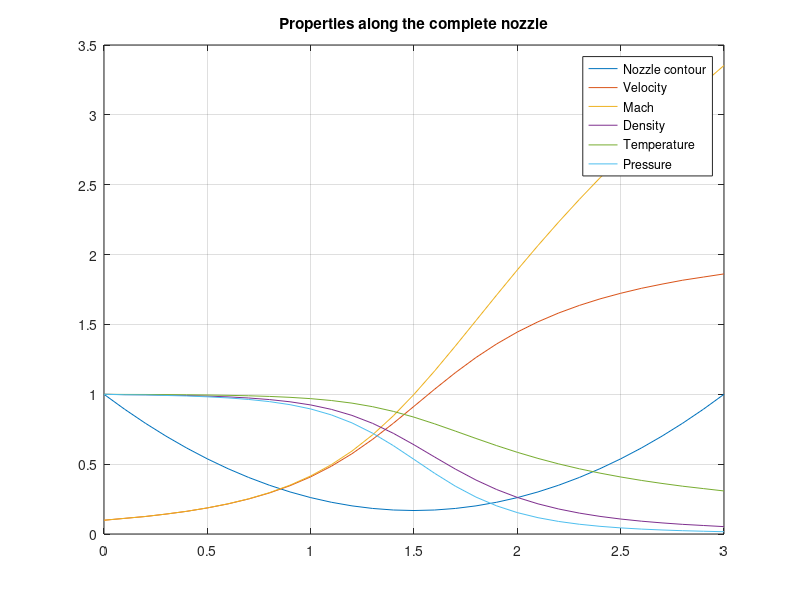
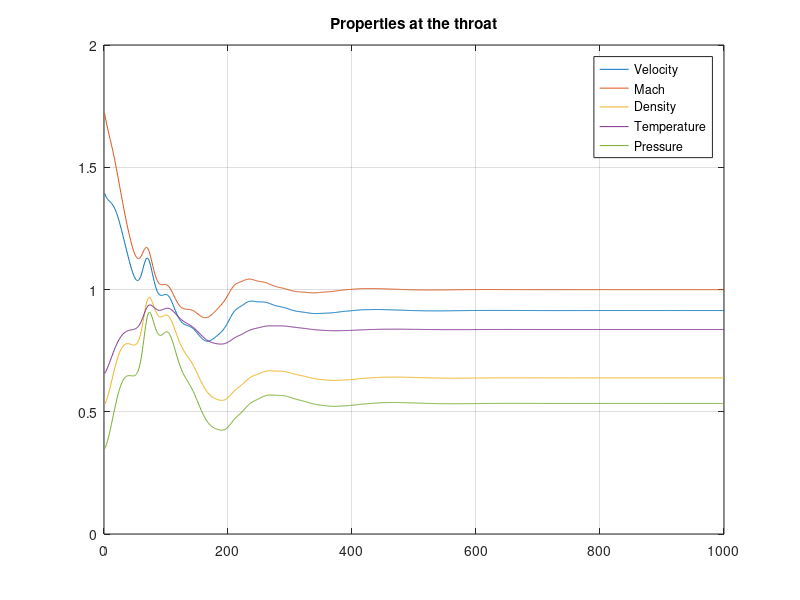
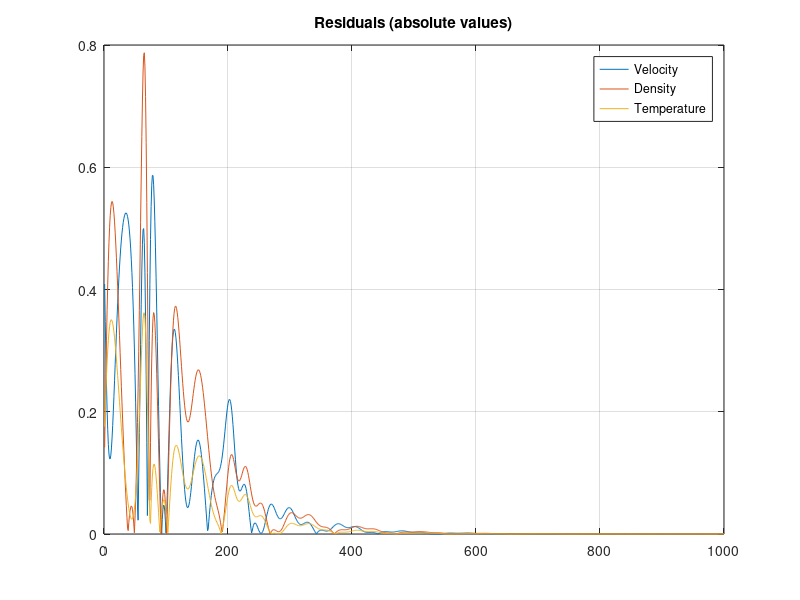

MATLAB code to generate these figures, in order:
clc,clear

% Solution data
iter = 1000; % Number of iterations (main loop)
C = 0.5; % Courant number
gamma = 1.4;
    
% Mesh data
N = 31; % Number of points
x_vec = linspace(0,3,N); % Distribution of points
delta_x = 3/(N-1);

% Initialize solution vectors (all dimensionless)
rho_vec = 1 - 0.3146*x_vec;
T_vec = 1 - 0.2314*x_vec;
V_vec = (0.1 + 1.09*x_vec).*T_vec.^0.5;
%rho_vec = ones(1,N);
%T_vec = ones(1,N);
%V_vec = ones(1,N);
a_vec = sqrt(T_vec);
p_vec = ones(1,N);
mach_vec = zeros(1,N);

% Nozze shape vector
A_vec = 1 + 2.2*(x_vec - 1.5).^2;
[~,TH_pos] = min(A_vec); % Throat position (or the closest point)

% Calculate delta_t
function ans = calc_delta_t(C,delta_x,a_vec,V_vec)
    % Take the minimum value of all possible time steps
    vec = C*delta_x./(a_vec + V_vec);
    ans = min(vec);
end

% Vectors for historics (throat)
his_V = zeros(1,iter);
his_mach = zeros(1,iter);
his_rho = zeros(1,iter);
his_T = zeros(1,iter);
his_p = zeros(1,iter);
his_res = zeros(3,iter);

% Main loop
for loop = 1:iter
    disp(['Iteration ',num2str(loop)])
    
    % Obtain time step
    delta_t = calc_delta_t(C,delta_x,a_vec,V_vec);
    
    % Calculate predicted values at point 1
    % Forward-differences
    diff_rho_F = -rho_vec(1)*(V_vec(2) - V_vec(1))/delta_x - ...
                 rho_vec(1)*V_vec(1)*(log(A_vec(2))-log(A_vec(1)))/delta_x - ...
                 V_vec(1)*(rho_vec(2)-rho_vec(1))/delta_x;
    diff_V_F = -V_vec(1)*(V_vec(2)-V_vec(1))/delta_x - 1/gamma*((T_vec(2)-T_vec(1))/delta_x + ...
                T_vec(1)/rho_vec(1)*(rho_vec(2)-rho_vec(1))/delta_x);
    diff_T_F = -V_vec(1)*(T_vec(2)-T_vec(1))/delta_x - (gamma-1)*T_vec(1)*((V_vec(2)-V_vec(1))/delta_x + ...
                V_vec(1)*(log(A_vec(2))-log(A_vec(1)))/delta_x);
    % Obtain predicted values
    rho_bar_old = rho_vec(1) + diff_rho_F*delta_t;
    V_bar_old = V_vec(1) + diff_V_F*delta_t;
    T_bar_old = T_vec(1) + diff_T_F*delta_t;
    
    % Keep variable values
%    rho_vec_old = rho_vec;
%    T_vec_old = T_vec;
%    V_vec_old = V_vec;
%    a_vec_old = a_vec;
    
    % Calculate properties of all internal points
    for i = 2:N-1
        % Forward-differences
        diff_rho_F = -rho_vec(i)*(V_vec(i+1) - V_vec(i))/delta_x - ...
                     rho_vec(i)*V_vec(i)*(log(A_vec(i+1))-log(A_vec(i)))/delta_x - ...
                     V_vec(i)*(rho_vec(i+1)-rho_vec(i))/delta_x;
        diff_V_F = -V_vec(i)*(V_vec(i+1)-V_vec(i))/delta_x - 1/gamma*((T_vec(i+1)-T_vec(i))/delta_x + ...
                    T_vec(i)/rho_vec(i)*(rho_vec(i+1)-rho_vec(i))/delta_x);
        diff_T_F = -V_vec(i)*(T_vec(i+1)-T_vec(i))/delta_x - (gamma-1)*T_vec(i)*((V_vec(i+1)-V_vec(i))/delta_x + ...
                    V_vec(i)*(log(A_vec(i+1))-log(A_vec(i)))/delta_x);
        % Obtain predicted values
        rho_bar = rho_vec(i) + diff_rho_F*delta_t;
        V_bar = V_vec(i) + diff_V_F*delta_t;
        T_bar = T_vec(i) + diff_T_F*delta_t;
        % Rearward-differences
        diff_rho_R = -rho_bar*(V_bar-V_bar_old)/delta_x - ...
                     rho_bar*V_bar*(log(A_vec(i))-log(A_vec(i-1)))/delta_x - ...
                     V_bar*(rho_bar-rho_bar_old)/delta_x;
        diff_V_R = -V_bar*(V_bar-V_bar_old)/delta_x - 1/gamma*((T_bar-T_bar_old)/delta_x + ...
                    T_bar/rho_bar*(rho_bar-rho_bar_old)/delta_x);
        diff_T_R = -V_bar*(T_bar-T_bar_old)/delta_x - (gamma-1)*T_vec(i)*((V_bar-V_bar_old)/delta_x + ...
                    V_bar*(log(A_vec(i))-log(A_vec(i-1)))/delta_x);        
        % Average time derivatives
        diff_rho_AV = (diff_rho_F + diff_rho_R)/2;
        diff_V_AV = (diff_V_F + diff_V_R)/2;
        diff_T_AV = (diff_T_F + diff_T_R)/2;
        % Corrected values
        rho_vec(i) = rho_vec(i) + diff_rho_AV*delta_t;
        V_vec(i) = V_vec(i) + diff_V_AV*delta_t;
        T_vec(i) = T_vec(i) + diff_T_AV*delta_t;
        p_vec(i) = rho_vec(i)*T_vec(i);
        % Keep predicted values to use at the next point
        rho_bar_old = rho_bar;
        V_bar_old = V_bar;
        T_bar_old = T_bar;
        % Keep residuals at the throat
        if i == TH_pos
            his_res(:,loop) = abs([diff_V_AV;diff_rho_AV;diff_T_AV]);
        end
    end
    
    % Calculate pressure at the end
    p_vec(N) = rho_vec(N)*T_vec(N);
    
    % Recalculate a_vec
    a_vec = sqrt(T_vec);
    
    % Obtain Mach numbers
    mach_vec = V_vec./a_vec;
    
    % Apply boundary conditions
    V_vec(1) = 2*V_vec(2) - V_vec(3);
    V_vec(N) = 2*V_vec(N-1) - V_vec(N-2);
    rho_vec(N) = 2*rho_vec(N-1) - rho_vec(N-2);
    T_vec(N) = 2*T_vec(N-1) - T_vec(N-2);
    
    % Store values at the throat
    his_rho(loop) = rho_vec(TH_pos);
    his_T(loop) = T_vec(TH_pos);
    his_p(loop) = p_vec(TH_pos);
    his_V(loop) = V_vec(TH_pos);
    his_mach(loop) = mach_vec(TH_pos);
end

% Plot a graph
figure(1),clf
plot(x_vec,A_vec/A_vec(1)),hold on,grid on
plot(x_vec,V_vec)
plot(x_vec,mach_vec)
plot(x_vec,rho_vec)
plot(x_vec,T_vec)
plot(x_vec,p_vec)
%title(['Iteration ',num2str(loop)])
legend('Nozzle contour','Velocity','Mach','Density','Temperature','Pressure')
title('Properties along the complete nozzle')

% Plot properties at the throat
figure(2),clf
plot([1:iter],his_V),hold on,grid on
plot([1:iter],his_mach)
plot([1:iter],his_rho)
plot([1:iter],his_T)
plot([1:iter],his_p)
legend('Velocity','Mach','Density','Temperature','Pressure')
title('Properties at the throat')

% Plot residuals
figure(3),clf
plot([1:iter],his_res(1,:)),hold on,grid on
plot([1:iter],his_res(2,:))
plot([1:iter],his_res(3,:))
legend('Velocity','Density','Temperature')
title('Residuals (absolute values)')